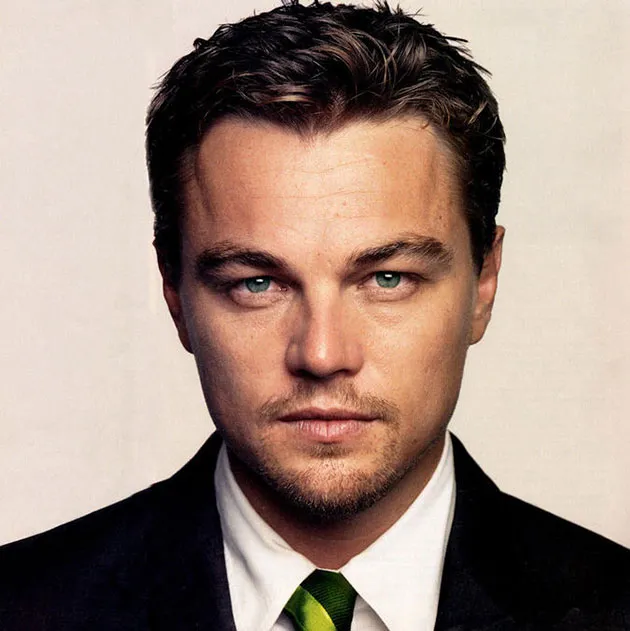
#> input picture face.jpg, 630 x 631 px
$ python main.py
#> lines starting #> are read from the running program, lines starting #| are printed output that depends on the picture; after the words box and inside, x2 and y2 are one past the last pixel; in counts of white or black regions, pixels touching at a corner belong together
import cv2
import imutils as imutils
import numpy as np

img = cv2.imread("face.jpg")
#> img is the input picture: shape (631, 630, 3); mean B, G, R 127.6, 138.8, 159.4
glasses = cv2.imread("sunglasses.png", cv2.IMREAD_UNCHANGED)
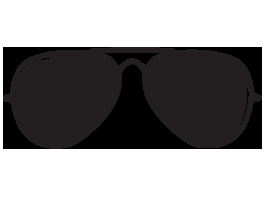
#> input picture sunglasses.png, 265 x 200 px
#> glasses is the input picture: shape (200, 265, 4); mean B, G, R, A 138.9, 138.6, 139.9, 84.3
gray = cv2.cvtColor(img, cv2.COLOR_BGR2GRAY)
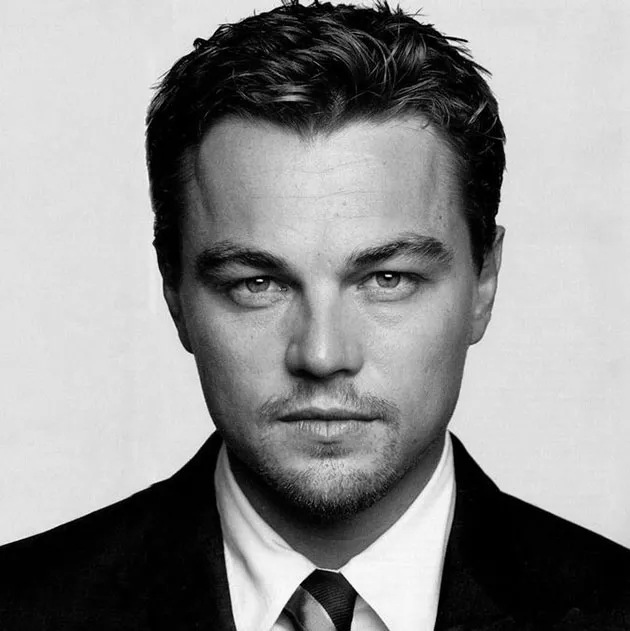
#> gray: shape (631, 630); min 0, max 254, mean 143.6
face_cascade = cv2.CascadeClassifier("haarcascade_frontalface_default.xml")
eye_cascade = cv2. CascadeClassifier("haarcascade_eye_tree_eyeglasses.xml")
faces = face_cascade.detectMultiScale(gray, 1.3, 4)
#> faces = [[146, 146, 349, 349]]
print('Number of detected faces:', len(faces))
#| Number of detected faces: 1

for (x, y, w, h) in faces:
    mask_img = np.zeros(img.shape, dtype="uint8")
    cv2.ellipse(mask_img, (x + w // 2, y + h // 2), (w // 2, h // 2), 0, 0, 360, (255, 255, 255), -1)
    face_blur = cv2.medianBlur(img, 99)
    img = np.where(mask_img > 0, face_blur, img)
    # cv2.rectangle(img, (x, y), (x + w, y + h), (255, 0, 0), 3)
    cv2.ellipse(img, (x + w // 2, y + h // 2), (w // 2, h // 2), 0, 0, 360, (0, 0, 255), 3)
    roi_gray = gray[y:y + h, x:x + w]
    roi_color = img[y:y + h, x:x + w]
    eyes = eye_cascade.detectMultiScale(roi_gray)
    eye_x, eye_y, eye_h = eyes[0][0], eyes[0][1], eyes[0][3]
    glasses = imutils.resize(glasses, height=eye_h * 3)
    alpha = glasses[:, :, 3] / 255
    colours = glasses[:, :, :3]
    alpha_mask = np.dstack((alpha, alpha, alpha))
    gh, gw = glasses.shape[:2]
    glass_x = x + w // 6
    glass_y = y + h // 8
    for (ex, ey, ew, eh) in eyes:
        cv2.circle(roi_color, (ex + ew // 2, ey + eh // 2), (ew // 2), (255, 0, 0), 2)

    eyes_back = img[glass_y:glass_y + gh, glass_x:glass_x + gw]
    glasses = eyes_back * (1 - alpha_mask) + colours * alpha_mask
    img[glass_y:glass_y + gh, glass_x:glass_x + gw] = glasses
#> this loop made 1 pass
#> (x, y, w, h, eyes, eye_x, eye_y, eye_h) on pass 1: (146, 146, 349, 349, [[206, 104, 64, 64], [77, 109, 62, 62]], 206, 104, 64)
#> pass 1, `roi_gray = gray[y:y + h, x:x + w]`:
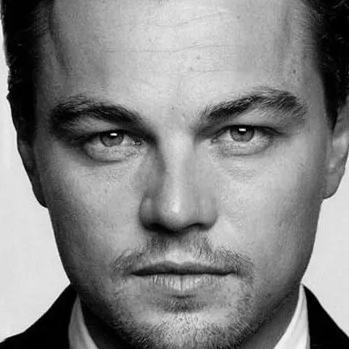
#> roi_gray: shape (349, 349); min 0, max 253, mean 131.3
#> pass 1, `roi_color = img[y:y + h, x:x + w]`:
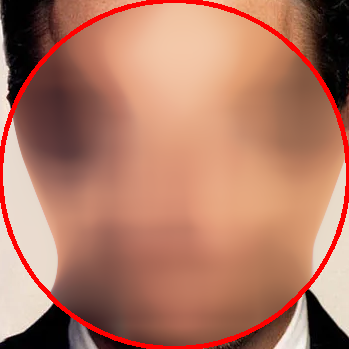
#> roi_color: shape (349, 349, 3); mean B, G, R 100.5, 121.2, 177.5
#> after the loop:
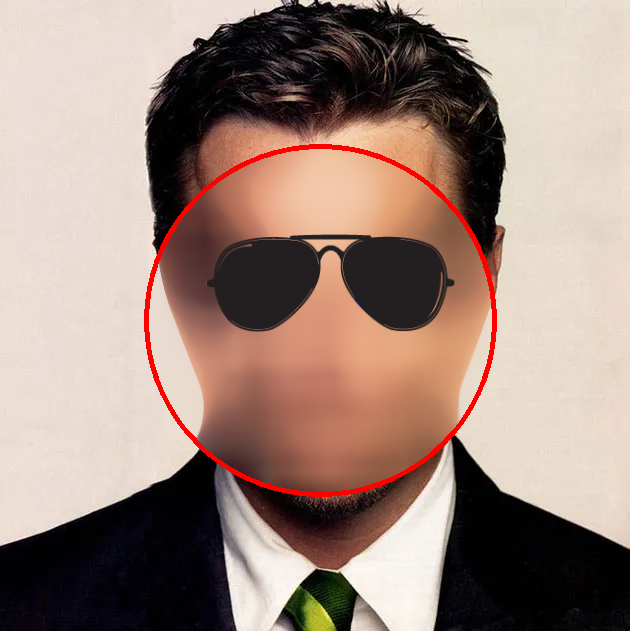
#> img: shape (631, 630, 3); mean B, G, R 124, 134.6, 157.5
#> after the loop:
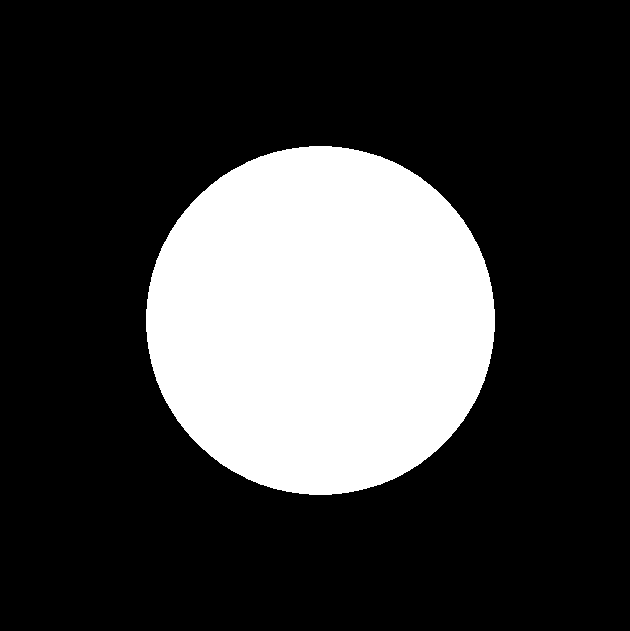
#> mask_img: shape (631, 630, 3); 24% white; 1 white region, box (x1, y1, x2, y2) and area: (146, 146, 495, 495) 95585
#> after the loop:
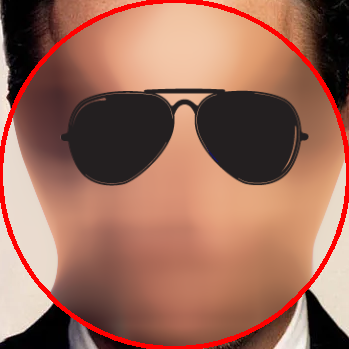
#> roi_color: shape (349, 349, 3); 14.18% of pixels changed, all inside (x1, y1, x2, y2) = (60, 88, 310, 187)

if __name__ == '__main__':
    cv2.imshow("Eyes", img)
    cv2.waitKey(0)
    cv2.destroyAllWindows()
